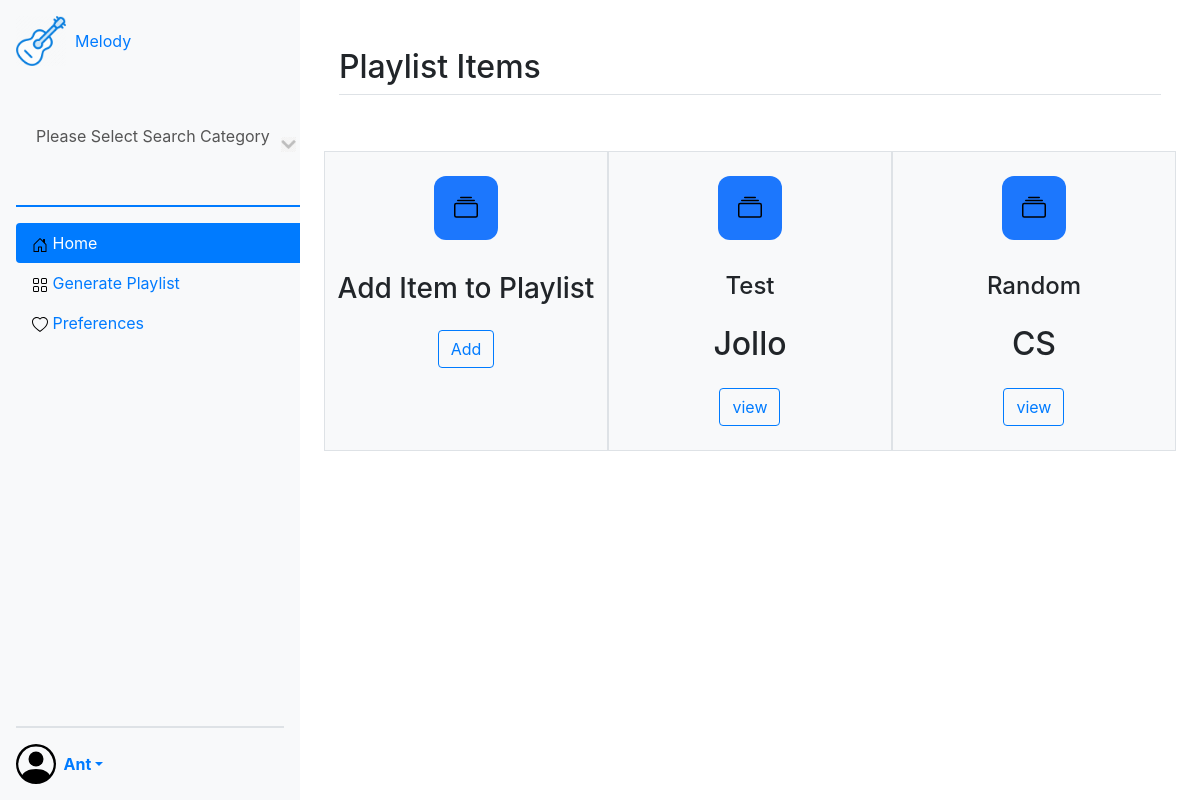
The page /add_item (signed in) on the database its author committed.
### dash_app/models.py (models this page shows, shortened)
class PlaylistItems(models.Model):#class by Anthony
    playlist=models.ForeignKey(Playlist,on_delete=models.CASCADE)#One(Playlist)To Many PlaylistItems relationship
    song=models.CharField(max_length=25, null=True)
    artist =models.CharField(max_length=25, null=True)
    album=models.CharField(max_length=25, null=True)

class Playlist(models.Model):#class by Anthony
    user = models.ForeignKey(User,on_delete=models.CASCADE)#One(profile)To Many Playlist relationship
    playlist_title = models.CharField(max_length=25, null=True)
    def __str__(self):
        return self.playlist_title

### dash_app/views.py (the view)
# urls.py: path('add_item', views.PlaylistItemView.as_view(), name='add_item'),
class PlaylistItemView(ListView):
	model = PlaylistItems
	template_name= 'dash_app/add_playlist_item.html'

### dash_app/Templates/dash_app/add_playlist_item.html (shortened to what this page needs)
{% extends "dash_app/dashboard.html" %} {% block title%} Homepage{% endblock%}
{% block content %}
<main>
  <div class="container-fluid px-4 py-5" id="featured-3">
    <h2 class="pb-2 border-bottom">Playlist Items</h2>
    <div class="row g-4 py-5 row-cols-1 row-cols-lg-3" id="row-1">
      <div class="feature col p-3 border bg-light">
        <div class="row p-2 d-flex justify-content-center">
          <div
            class="feature-icon d-inline-flex align-items-center justify-content-center bg-gradient mb-3"
            id="item1"
          >
            <svg class="bi" width="1em" height="1em">
              <use xlink:href="#collection" />
            </svg>
          </div>
        </div>
        <div class="row p-2 d-flex justify-content-center">
          <h3 class="fs-2">Add Item to Playlist</h3>
        </div>
        <div class="row p-2 d-flex justify-content-center">
          <button
            id="add-item"
            name="button"
            type="button"
            class="btn btn-outline-primary"
          >
            Add
          </button>
        </div>
      </div>
      {% for playlistItem in object_list %}
      <div class="feature col p-3 border bg-light">
        <div class="row p-2 d-flex justify-content-center">
          <div
            class="feature-icon d-inline-flex align-items-center justify-content-center bg-gradient mb-3"
            id="item1"
          >
            <svg class="bi" width="1em" height="1em">
              <use xlink:href="#collection" />
            </svg>
          </div>
        </div>
        <div class="row p-2 d-flex justify-content-center">
          <h4 class="fs-2">{{playlistItem.playlist}}</h4>
        </div>
        <div class="row p-2 d-flex justify-content-center">
          <h2 class="fs-2">{{playlistItem.song}}</h2>
        </div>
        <div class="row p-2 d-flex justify-content-center">
          <button
            id="create-playlist"
            name="button"
            type="button"
            class="btn btn-outline-primary"
          >
            view
          </button>
        </div>
      </div>
      {%endfor%}
    </div>
  </div>
</main>
{% endblock %}

### dash_app/Templates/dash_app/dashboard.html (shortened to what this page needs)
{% load static %}
<!DOCTYPE html>
<html lang="en">
  <html>
    <head>
      <link
        rel="stylesheet"
        href="https://cdn.jsdelivr.net/npm/bootstrap@4.5.3/dist/css/bootstrap.min.css"
      />
      <link rel="stylesheet" href="{% static 'media/sidebars.css'%}" />
      <link rel="stylesheet" href="{% static 'media/dashboard.css' %}" />
      <link rel="stylesheet" href="{% static 'media/features.css' %}" />
    </head>
    <body>
      <div class="container-fluid">
        <div class="d-flex flex-row" id="mainRow">
          <div class="d-flex col-4 col-md-3 align-items-stretch" id="col1">
            <main class="d-flex align-items-stretch flex-wrap">
              <div
                class="d-flex flex-column flex-shrink-0 p-3 bg-light"
                style="width: 300px"
              >
                <a
                  href="#home"
                  class="d-flex align-items-center mb-3 mb-md-0 me-md-auto link-dark text-decoration-none"
                >
                  <div class="logo">
                    <img src="{% static 'media/Melody_Icon.png' %}" />
                  </div>
                  <span class="fs-4">&nbsp;&nbsp;Melody</span>
                </a>
                <ul class="nav nav-pills flex-column mb-auto">
                  <li>
                    <div class="search-bar">
                      <div id="select">
                        <p id="selectText">Please Select Search Category</p>
                        <img src="{% static 'media/SearchBarArrow.png' %}" />
                      </div>
                    </div>
                  </li>
                  <li>
                    <hr class="border border-primary border-4 opacity-75" />
                  </li>
                  <li class="nav-item">
                    <a
                      href="/dashboardHome"
                      class="nav-link active"
                      aria-current="page"
                    >
                      <svg class="bi pe-none me-2" width="16" height="16">
                        <use xlink:href="#home" />
                      </svg>
                      Home
                    </a>
                  </li>
                  <li>
                    <a href="/generator" class="nav-link link-dark">
                      <svg class="bi pe-none me-2" width="16" height="16">
                        <use xlink:href="#grid" />
                      </svg>
                      Generate Playlist
                    </a>
                  </li>
                  <li>
                    <a
                      id="Preferences"
                      href="#"
                      class="nav-link link-dark"
                      data-bs-toggle="dropdown"
                      aria-expanded="false"
                    >
                      <svg class="bi pe-none me-2" width="16" height="16">
                        <use xlink:href="#heart" />
                      </svg>
                      Preferences
                    </a>
                  </li>
                </ul>
                <div class="dropdown">
                  <hr class="border border-4 opacity-75" />
                  <a
                    href="#"
                    class="d-flex align-items-center link-dark text-decoration-none dropdown-toggle"
                    data-bs-toggle="dropdown"
                    aria-expanded="false"
                  >
                    <svg class="bi pe-none me-2" width="40" height="40">
                      <use xlink:href="#people-circle" />
                    </svg>
                    <strong>&nbsp;&nbsp;{{user |capfirst}}</strong>
                  </a>
                </div>
              </div>
            </main>
          </div>
          <div class="col-8 col-md-9" id="col2">
            <div>{% block content %} {% endblock %}</div>
          </div>
        </div>
      </div>
    </body>
  </html>
</html>

### dash_app/static/media/sidebars.css (style rules this page uses)
body { min-height: 100vh; min-height: -webkit-fill-available; }
html { height: -webkit-fill-available; }
main { height: 100vh; height: -webkit-fill-available; max-height: 100vh; overflow-x: auto; overflow-y: hidden; }
.logo img { width: 50px; }
.dropdown-toggle { outline: 0; }

### dash_app/static/media/dashboard.css (style rules this page uses)
.container-fluid { padding: 0px; }
#mainRow { height: 100vh; }
#col1 { padding: 0px; }
#select { display: flex; align-items: center; justify-content: space-between; color: #555; width: 300px; padding: 25px 20px; cursor: pointer; position: relative; border-radius: 4px; }
#select img { width: 15px; }

### dash_app/static/media/features.css (style rules this page uses)
.feature-icon { width: 4rem; height: 4rem; border-radius: 0.75rem; color: transparent; background-color: #1c77fd; font-size: x-large; }

### rows shown on the page
PlaylistItems: playlist "Test", song "Jollo"
PlaylistItems: playlist "Random", song "CS"

### other values the page prints
{{ user |capfirst }} "Ant"
